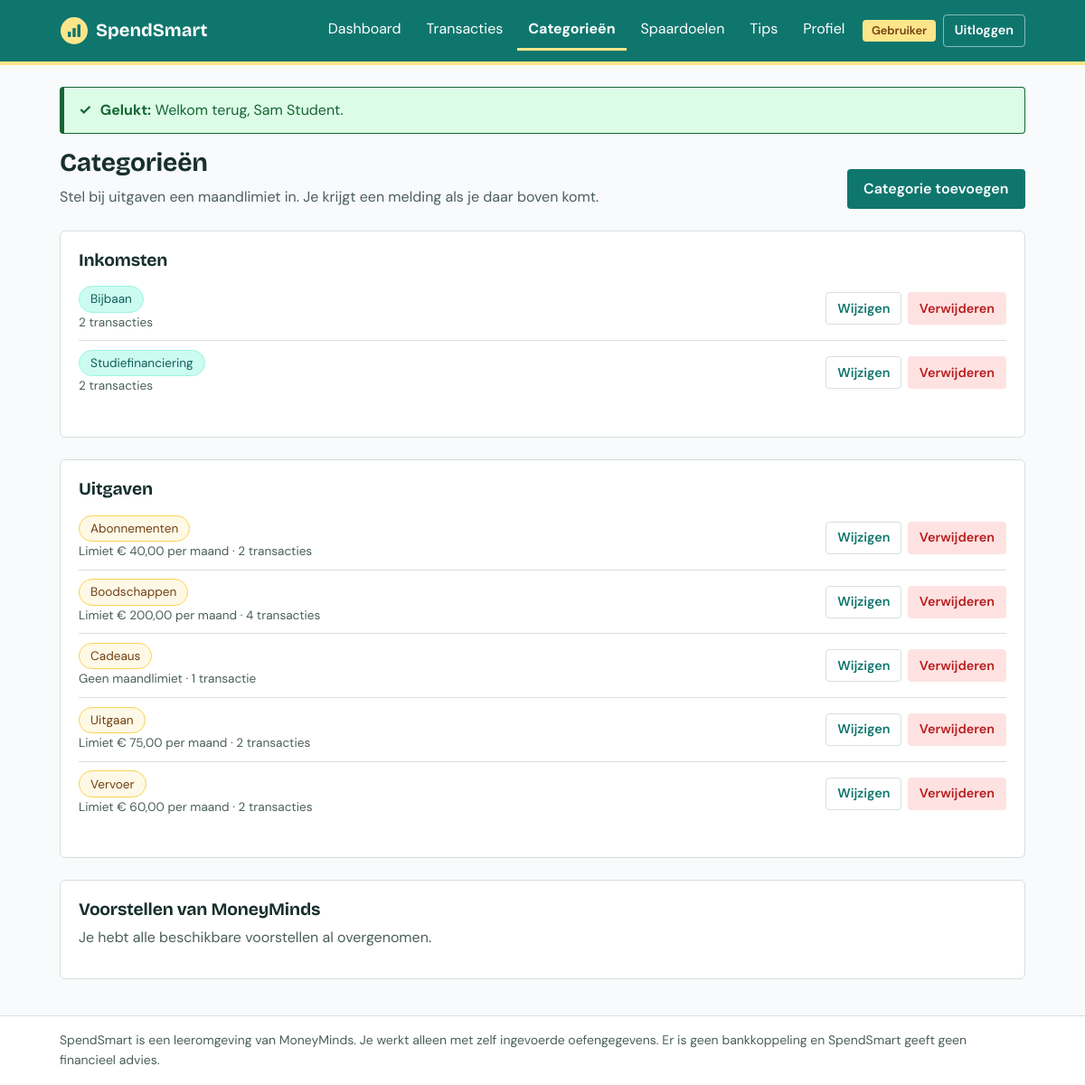
The page /categories (signed in) on the database its author committed.
### tables this page shows
CREATE TABLE users (
    id              INT UNSIGNED NOT NULL AUTO_INCREMENT,
    name            VARCHAR(100) NOT NULL,
    email           VARCHAR(190) NOT NULL,
    password_hash   VARCHAR(255) NOT NULL,
    role            ENUM('user', 'content_manager') NOT NULL DEFAULT 'user',
    created_at      DATETIME NOT NULL DEFAULT CURRENT_TIMESTAMP,
    updated_at      DATETIME NOT NULL DEFAULT CURRENT_TIMESTAMP ON UPDATE CURRENT_TIMESTAMP,
    PRIMARY KEY (id),
    UNIQUE KEY users_email_unique (email)
);

CREATE TABLE categories (
    id                      INT UNSIGNED NOT NULL AUTO_INCREMENT,
    user_id                 INT UNSIGNED NOT NULL,
    suggestion_id           INT UNSIGNED NULL,
    name                    VARCHAR(60) NOT NULL,
    type                    ENUM('income', 'expense') NOT NULL,
    monthly_budget_cents    INT UNSIGNED NULL,
    created_at              DATETIME NOT NULL DEFAULT CURRENT_TIMESTAMP,
    updated_at              DATETIME NOT NULL DEFAULT CURRENT_TIMESTAMP ON UPDATE CURRENT_TIMESTAMP,
    PRIMARY KEY (id),
     
    UNIQUE KEY categories_user_name_type_unique (user_id, name, type),
    KEY categories_suggestion_id_index (suggestion_id),
    CONSTRAINT categories_user_fk FOREIGN KEY (user_id)
        REFERENCES users (id) ON DELETE CASCADE,
     
    CONSTRAINT categories_suggestion_fk FOREIGN KEY (suggestion_id)
        REFERENCES category_suggestions (id) ON DELETE SET NULL,
    CONSTRAINT categories_budget_check CHECK (monthly_budget_cents IS NULL OR monthly_budget_cents <= 999999999)
);

### app/Views/categories/index.php (the view, shortened to what the rows shown need)
<div class="page-header">
    <div>
        <h1>Categorieën</h1>
        <p class="muted">Stel bij uitgaven een maandlimiet in. Je krijgt een melding als je daar boven komt.</p>
    </div>
    <a class="button button--primary" href="<?= e(url('/categories/create')) ?>">Categorie toevoegen</a>
</div>
<?php if ($categories === []): ?>
    <?= partial('empty-state', [
        'text' => 'Je hebt nog geen categorieën. Maak er een aan of neem hieronder een voorstel over.',
        'actionUrl' => url('/categories/create'),
        'actionLabel' => 'Categorie toevoegen',
    ]) ?>
<?php else: ?>
    <?php foreach (CategoryType::ALL as $type): ?>
        <?php $categoriesOfType = array_filter($categories, static fn (array $category): bool => $category['type'] === $type); ?>
        <section class="card section" aria-labelledby="categories-<?= e($type) ?>">
            <h2 id="categories-<?= e($type) ?>"><?= e(CategoryType::pluralLabel($type)) ?></h2>
            <?php if ($categoriesOfType === []): ?>
                <p class="muted">Nog geen <?= e(mb_strtolower(CategoryType::label($type))) ?>categorieën.</p>
            <?php else: ?>
                <ul class="compact-list">
                    <?php foreach ($categoriesOfType as $category): ?>
                        <li class="compact-list__item">
                            <div>
                                <span class="chip chip--<?= e($category['type']) ?>"><?= e($category['name']) ?></span>
                                <span class="muted">
                                    <?php if ($type === CategoryType::EXPENSE): ?>
                                        <?= $category['monthly_budget_cents'] === null
                                            ? 'Geen maandlimiet'
                                            : 'Limiet ' . e(money((int) $category['monthly_budget_cents'])) . ' per maand' ?> &middot;
                                    <?php endif; ?>
                                    <?= (int) $category['transaction_count'] ?> <?= (int) $category['transaction_count'] === 1 ? 'transactie' : 'transacties' ?>
                                </span>
                            </div>
                            <div class="table__actions">
                                <a class="button button--ghost button--small" href="<?= e(url('/categories/' . $category['id'] . '/edit')) ?>">Wijzigen</a>
                                <?= partial('delete-button', [
                                    'action' => url('/categories/' . $category['id'] . '/delete'),
                                    'confirm' => 'Weet je zeker dat je categorie "' . $category['name'] . '" wilt verwijderen?',
                                ]) ?>
                            </div>
                        </li>
                    <?php endforeach; ?>
                </ul>
            <?php endif; ?>
        </section>
    <?php endforeach; ?>
<?php endif; ?>
<section class="card section" aria-labelledby="suggestions-title">
    <h2 id="suggestions-title">Voorstellen van MoneyMinds</h2>
    <?php if ($suggestions === []): ?>
        <p class="muted">Je hebt alle beschikbare voorstellen al overgenomen.</p>
    <?php endif; ?>
</section>

### app/Core/Router.php (shortened to what the rows shown need)
<?php
final class Router
{
    private array $routes = [];
    public function dispatch(Request $request): void
    {
        $path = $request->path();
        foreach ($this->routes as $route) {
            if (!preg_match($route['pattern'], $path, $matches)) {
                continue;
            }
            foreach ($route['middleware'] as $middleware) {
                Middleware::run($middleware);
            }
            $parameters = array_values(array_map(
                'intval',
                array_filter($matches, 'is_string', ARRAY_FILTER_USE_KEY)
            ));
            [$controllerClass, $action] = $route['handler'];
            $controller = new $controllerClass($request);
            $controller->$action(...$parameters);
            return;
        }
        throw new HttpException(404, 'Deze pagina bestaat niet.');
    }
    private function add(string $method, string $path, array $handler, array $middleware): void
    {
        $pattern = preg_replace('#\{([a-zA-Z]+)\}#', '(?P<$1>[1-9][0-9]{0,9})', $path);
        $this->routes[] = [
            'method' => $method,
            'pattern' => '#^' . $pattern . '$#',
            'handler' => $handler,
            'middleware' => $middleware,
        ];
    }
}

### app/Views/partials/delete-button.php (shortened to what the rows shown need)
<form method="post" action="<?= e($action) ?>" class="inline-form" data-confirm="<?= e($confirm) ?>">
    <button type="submit" class="button button--danger button--small"><?= e($label ?? 'Verwijderen') ?></button>
</form>

### app/Views/layouts/main.php (shortened to what the rows shown need)
<?php
try {
    $currentUser = Auth::user();
} catch (Throwable) {
    $currentUser = null;
}
$navigation = match ($currentUser['role'] ?? null) {
    Role::USER => [
        '/dashboard' => 'Dashboard',
        '/transactions' => 'Transacties',
        '/categories' => 'Categorieën',
        '/goals' => 'Spaardoelen',
        '/tips' => 'Tips',
        '/profile' => 'Profiel',
    ],
    Role::CONTENT_MANAGER => [
        '/content/statistics' => 'Statistieken',
        '/content/tips' => 'Leerteksten',
        '/content/suggestions' => 'Categorievoorstellen',
        '/profile' => 'Profiel',
    ],
    default => [
        '/login' => 'Inloggen',
        '/register' => 'Account maken',
    ],
};
?>
<!DOCTYPE html>
<html lang="nl">
<head>
    <link rel="stylesheet" href="<?= e(asset('css/app.css')) ?>">
</head>
<body>
<header class="site-header">
    <div class="container site-header__inner">
        <a class="brand" href="<?= e(url('/')) ?>">
            <span class="brand__name">SpendSmart</span>
        </a>
        <nav id="main-nav" class="main-nav" aria-label="Hoofdmenu">
            <ul class="main-nav__list">
                <?php foreach ($navigation as $path => $label): ?>
                    <li>
                        <a class="main-nav__link" href="<?= e(url($path)) ?>"<?= is_active($path) ? ' aria-current="page"' : '' ?>><?= e($label) ?></a>
                    </li>
                <?php endforeach; ?>
            </ul>
            <?php if ($currentUser !== null): ?>
                <div class="main-nav__account">
                    <span class="role-badge"><?= e(Role::label($currentUser['role'])) ?></span>
                    <form method="post" action="<?= e(url('/logout')) ?>">
                        <button type="submit" class="button button--ghost button--small">Uitloggen</button>
                    </form>
                </div>
            <?php endif; ?>
        </nav>
    </div>
</header>
<main id="main" class="container main">
    <?php foreach (Flash::consume() as $message): ?>
        <?= partial('alert', ['type' => $message['type'], 'text' => $message['text']]) ?>
    <?php endforeach; ?>
    <?= $content ?>
</main>
<footer class="site-footer">
    <div class="container">
        <p>SpendSmart is een leeromgeving van MoneyMinds. Je werkt alleen met zelf ingevoerde oefengegevens. Er is geen bankkoppeling en SpendSmart geeft geen financieel advies.</p>
    </div>
</footer>
</body>
</html>

### rows shown on the page
users: role "Dashboard", role "Transacties", role "Categorieën", role "Spaardoelen", role "Tips", role "Profiel", role "Gebruiker"
categories: type "Inkomsten", name "Studiefinanciering", transaction_count "2", shows "transacties"
categories: name "Bijbaan", transaction_count "2", shows "transacties"
categories: name "Abonnementen", monthly_budget_cents "€ 40,00", transaction_count "2", shows "transacties"
categories: name "Boodschappen", monthly_budget_cents "€ 200,00", transaction_count "4", shows "transacties"
categories: name "Cadeaus", shows "Geen maandlimiet", transaction_count "1", shows "transactie"
categories: name "Uitgaan", monthly_budget_cents "€ 75,00", transaction_count "2", shows "transacties"
categories: name "Vervoer", monthly_budget_cents "€ 60,00", transaction_count "2", shows "transacties"

### other values the page prints
CategoryType::pluralLabel($type) "Uitgaven"
